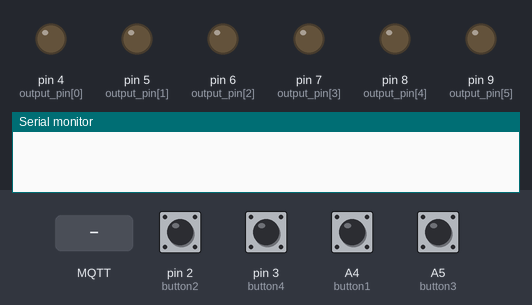
A sketch run on a simulated Arduino Uno, built with avr-gcc and run on an emulated ATmega328P. On the bench: output pins drawn as LEDs (lit = HIGH), the last lines printed to the serial monitor. Inputs (shaded band) come from the test bench; at power-on: A4 (button1), A5 (button3), pin 2 (button2), pin 3 (button4) HIGH. WiFi joins after 1.5 s; servers stay silent unless stated; no MQTT or app messages arrive unless stated.

Above: at 2.7 s.
2.8 s: MQTT message "1" arrives on the first subscribed topic
At 3.5 s:
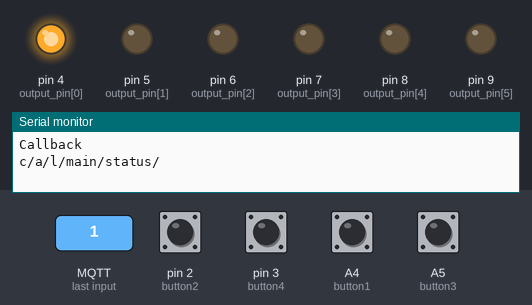
4.3 s: MQTT message "1" arrives on the second subscribed topic
At 4.6 s:
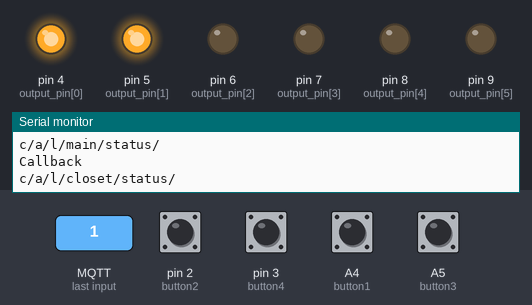
5.8 s: MQTT message "1" arrives on the third subscribed topic
At 7.0 s:
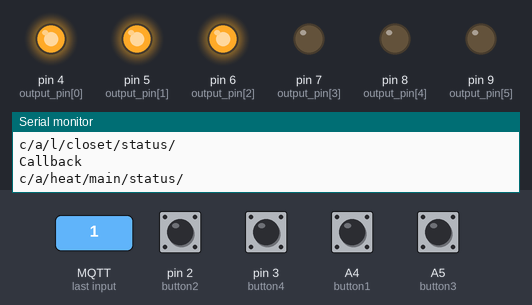
7.3 s: MQTT message "0" arrives on the first subscribed topic
At 8.1 s:
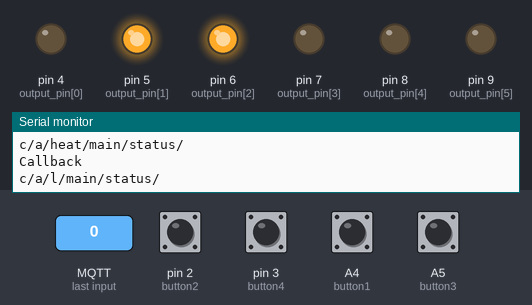
8.8 s: MQTT message "0" arrives on the second subscribed topic
At 9.2 s:
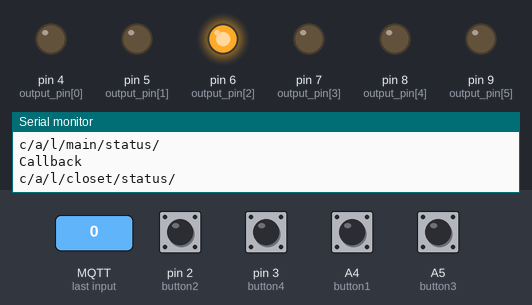
10.3 s: MQTT message "0" arrives on the third subscribed topic
At 11.6 s:
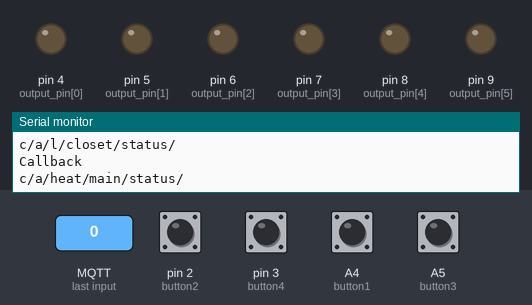
Timing chart, 0 to 12.8 s (numbered marks = the images above; inputs shaded):
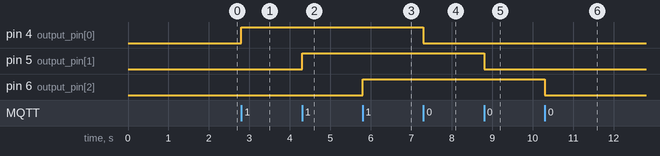

Measured:
- after the input at 2.8 s, pin 4 (output_pin[0]): LOW → HIGH at once
- after the input at 4.3 s, pin 5 (output_pin[1]): LOW → HIGH at once
- after the input at 5.8 s, pin 6 (output_pin[2]): LOW → HIGH at once
- after the input at 7.3 s, pin 4 (output_pin[0]): HIGH → LOW at once
- after the input at 8.8 s, pin 5 (output_pin[1]): HIGH → LOW at once
- after the input at 10.3 s, pin 6 (output_pin[2]): HIGH → LOW at once

The sketch:

W5500chambreAlexisetSam.ino
```cpp
#include <OneButton.h>

#include <DHT.h>
#include <PubSubClient.h>
#include <Ethernet.h>

//Configuration //
//#define Enable_Dhcp  true                 // true/false
//IPAddress ip(192, 168, 1, 105);           //Static Adress if Enable_Dhcp = false

//Static Mac Address
static uint8_t mac[] = { 0x00, 0xAA, 0xBB, 0xCC, 0xDD, 0xA2 };  // s/a
#define DHTTYPE DHT22
#define DHTPIN0  A0 //a main
#define DHTPIN1  A1 //a closet
#define DHTPIN2  A2 //s main
#define DHTPIN3  A3 //s Closet
OneButton button1(A4, false); //Alexis main light switch
OneButton button2(2, false); //Alexis closet light switch
OneButton button3(A5, false); //Samuel main light switch
OneButton button4(3, false); //Samuel closet light switch

//pinout A0-A5  2-9
const int sendDhtInfo = 30000;    // Dht22 will report every X milliseconds.
unsigned long lastSend = 0;
const char* dhtPublish[] = { "c/a/climat/main/", "c/a/climat/closet/", "c/s/climat/main/", "c/s/climat/closet/" };

const int output_pin[6] = { 4, 5, 6, 7, 8, 9 }; //Relay Pinout turn on/off light et chauffage
//4=l main a
//5=l garde-robe a
//6=chauffage a
//7=l main s
//8=l garde-robe s
//9=chauffage s
const char* subscribeRelay[] = { "c/a/l/main/status/", "c/a/l/closet/status/",
                                 "c/a/heat/main/status/", "c/s/l/closet/status/",
                                 "c/s/l/main/status/", "c/s/l/closet/status/"
                               };

const char* inputPublish[] = { "c/a/l/main/simple/", "c/a/l/main/double/", "c/a/l/main/long/",
                               "c/a/l/closet/simple/","c/a/l/closet/double/","c/a/l/closet/long/",
                               "c/s/l/main/simple/", "c/s/l/main/double/", "c/s/l/main/long/",
                               "c/s/l/closet/simple/","c/s/l/closet/double/","c/s/l/closet/long/"
                               };

// MQTT Settings //
const char* broker = "ubuntu.jaune.lan"; // MQTT broker
//#define mqttUser "USERNAME"         //Username for MQTT Broker
//#define mqttPassword "PASS"       //Password for MQTT Broker

DHT dht[] = { { DHTPIN0, DHTTYPE }, { DHTPIN1, DHTTYPE }, { DHTPIN2, DHTTYPE }, { DHTPIN3, DHTTYPE } }; // { DHTPIN4, DHTTYPE }, { DHTPIN5, DHTTYPE } };

EthernetClient ethclient;
PubSubClient client(ethclient);

void callback(char* topic, byte* payload, unsigned int length)
{
  Serial.println("Callback");
  Serial.println(topic);
  byte output_number = payload[0] - '0';

  for (int i = 0; i < sizeof(subscribeRelay) / sizeof(subscribeRelay[0]); i++)
  {
    int strcomparison = strcmp(topic, subscribeRelay[i]);
    if (strcomparison == 0)
    {
      if (output_number == 1)// || ((char)payload[0] == '1'))
      {
        digitalWrite(output_pin[i], HIGH);
      }
      if (output_number == 0)
      {
        digitalWrite(output_pin[i], LOW);
      }
    }

  }
}

void reconnect() {
  while (!client.connected()) {
    char clientBuffer[40];

    String clientString = "ip : " + String(Ethernet.localIP()[2]) + "." + String(Ethernet.localIP()[3]);
    clientString.toCharArray(clientBuffer, clientString.length() + 1);
    if (client.connect(clientBuffer))
    {

      client.publish("arduino/c/ip/", clientBuffer);

      // for (int i = 0; i < sizeof(dhtPublish) / sizeof(dhtPublish[0]); i++)
      // {
      //   client.publish(dhtPublish[i], clientBuffer);
      // }

      for (int i = 0; i < sizeof(subscribeRelay) / sizeof(subscribeRelay[0]); i++)
      {
        client.subscribe(subscribeRelay[i]);
      }
    }
  }
}
void setup()
{
  Serial.begin(115200);
  // if (Enable_Dhcp == true)
  // {
    while (!Ethernet.begin(mac))
    {

    }
  //}
  // else {
  //   Ethernet.begin(mac, ip);  // Use static address defined above
  // }

  enable_and_reset_all_outputs(); //Reset and Set all pin on OUTPUT mode

  client.setServer(broker, 1883);
  client.setCallback(callback);
  for (int i = 0; i < sizeof(dhtPublish) / sizeof(dhtPublish[0]); i++)
    {
      dht[i].begin();
    }


  button1.attachClick(click1);
  button1.attachDoubleClick(doubleclick1);
  button1.attachLongPressStart(longPressStart1);
  //button1.attachLongPressStop(longPressStop1);
  //button1.attachDuringLongPress(longPress1);

  button2.attachClick(click2);
  button2.attachDoubleClick(doubleclick2);
  button2.attachLongPressStart(longPressStart2);

   button3.attachClick(click3);
   button3.attachDoubleClick(doubleclick3);
   button3.attachLongPressStart(longPressStart3);

   button4.attachClick(click4);
   button4.attachDoubleClick(doubleclick4);
   button4.attachLongPressStart(longPressStart4);

}

void loop()
{
  if (!client.connected())
  {
    reconnect();
  }

  if (millis() - lastSend > sendDhtInfo)
  {
    readDHT();
    lastSend = millis();
  }

  button1.tick();
  button2.tick();
  button3.tick();
  button4.tick();

  client.loop();
}

void readDHT()
{
  for (int i = 0; i < sizeof(dhtPublish) / sizeof(dhtPublish[0]); i++)
  {
    float temperature = dht[i].readTemperature();
    float humidity = dht[i].readHumidity();
    float heatindex;
    if(isnan(humidity) || isnan(temperature))
    {
      temperature = 100.0f;
      humidity = 100.0f;
      heatindex = 100.0f;
    }
    else
    {
     heatindex = dht[i].computeHeatIndex(temperature,humidity,false);
    }

    String payload = "{";
    payload += "\"temperature\":"; payload += String(temperature).c_str(); payload += ",";
    payload += "\"humidity\":"; payload += String(humidity).c_str(); payload += ",";
    payload += "\"heatindex\":"; payload += String(heatindex).c_str();
    payload += "}";

    // Send payload
    char attributes[100];
    payload.toCharArray(attributes, (payload.length() + 1));
    client.publish(dhtPublish[i], attributes);

  }
}

void enable_and_reset_all_outputs()
{
  for (int i = 0; i < sizeof(subscribeRelay) / sizeof(subscribeRelay[0]); i++)
  {
    pinMode(output_pin[i], OUTPUT);
    digitalWrite(output_pin[i], LOW);
  }
}


//Boutton1
void click1()
{
  client.publish("c/a/l/main/simple/", "1");
}
void doubleclick1()
{
  client.publish("c/a/l/main/double/", "1");
}
void longPressStart1()
{
  client.publish("c/a/l/main/long/", "1");
}


//Boutton2
void click2()
{
  client.publish("c/a/l/closet/simple/", "1");
}
void doubleclick2()
{
  client.publish("c/a/l/closet/double/", "1");
}
void longPressStart2()
{
  client.publish("c/a/l/closet/long/", "1");
}

//Buton3
void click3()
{
  client.publish("c/a/l/closet/simple/", "1");
}
void doubleclick3()
{
  client.publish("c/a/l/closet/double/", "1");
}
void longPressStart3()
{
  client.publish("c/a/l/closet/long/", "1");
}

//buton4
void click4()
{
  client.publish("c/a/l/closet/simple/", "1");
}
void doubleclick4()
{
  client.publish("c/a/l/closet/double/", "1");
}
void longPressStart4()
{
  client.publish("c/a/l/closet/long/", "1");
} 
```
